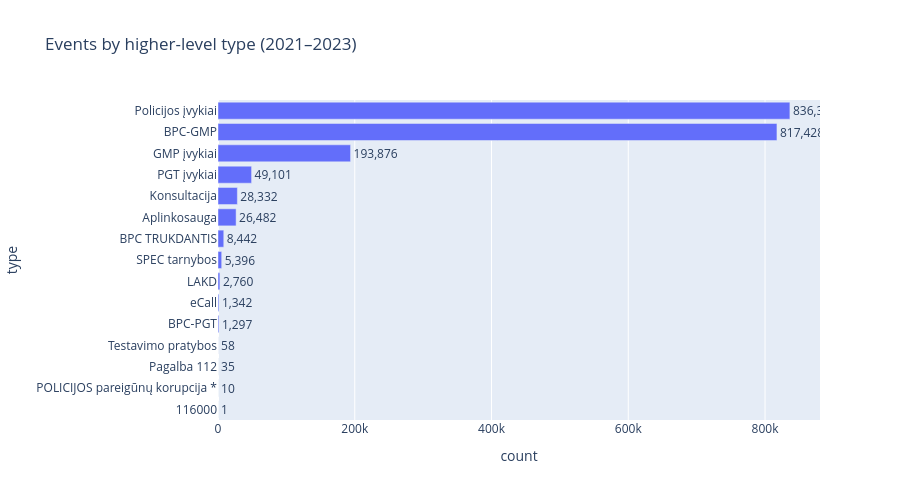

Notebook code for this chart:
### Code cell
import plotly.express as px

# Count events per higher-level type, sorted
higher_counts = df['higher_level_incident_type'].value_counts().reset_index()
lower_counts = df['lower_level_incident_type'].value_counts().reset_index()
higher_counts.columns = ['type', 'count']
lower_counts.columns = ['type', 'count']

fig = px.bar(
    higher_counts,
    x='count',
    y='type',
    orientation='h',                     # horizontal — easier to read long Lithuanian labels
    title='Events by higher-level type (2021–2023)',
    text='count'                         # show count at the end of each bar
)
fig.update_layout(
    yaxis=dict(categoryorder='total ascending'),  # biggest bar at the top
    height=500
)
fig.update_traces(texttemplate='%{text:,}', textposition='outside')
fig.show()

### Figure 1 — Plotly figure (JSON) as saved in the notebook; plotly's stock layout.template omitted (floating-point values rounded to 4 significant figures)
{"data": [{"hovertemplate": "count=%{text}<br>type=%{y}<extra></extra>", "legendgroup": "", "marker": {"color": "#636efa", "pattern": {"shape": ""}}, "name": "", "orientation": "h", "showlegend": false, "text": [836400.0, 817400.0, 193900.0, 49100.0, 28330.0, 26480.0, 8442.0, 5396.0, 2760.0, 1342.0, 1297.0, 58.0, 35.0, 10.0, 1.0], "textposition": "outside", "texttemplate": "%{text:,}", "type": "bar", "x": [836362, 817428, 193876, 49101, 28332, 26482, 8442, 5396, 2760, 1342, 1297, 58, 35, 10, 1], "xaxis": "x", "y": ["Policijos įvykiai", "BPC-GMP", "GMP įvykiai", "PGT įvykiai", "Konsultacija", "Aplinkosauga", "BPC TRUKDANTIS", "SPEC tarnybos", "LAKD", "eCall", "BPC-PGT", "Testavimo pratybos", "Pagalba 112", "POLICIJOS pareigūnų korupcija *", "116000"], "yaxis": "y"}], "layout": {"barmode": "relative", "height": 500, "legend": {"tracegroupgap": 0}, "title": {"text": "Events by higher-level type (2021–2023)"}, "xaxis": {"anchor": "y", "domain": [0, 1], "title": {"text": "count"}}, "yaxis": {"anchor": "x", "categoryorder": "total ascending", "domain": [0, 1], "title": {"text": "type"}}}}
